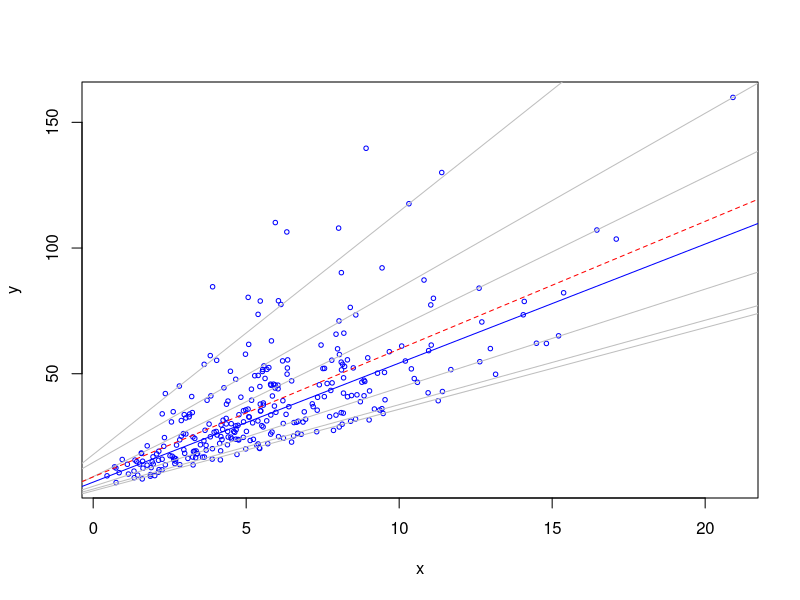

The R source for this figure: (Note: a time limit stopped this script after it produced the figure.)
## ---- chunk 1
library(knitr)
knitr::opts_chunk$set(echo = TRUE, prompt=FALSE, message=FALSE,comment=NA,warning=FALSE,collapse=TRUE , fig.align="center")
## ---- chunk 2
if(!require(ggplot2)){
    install.packages("ggplot2")
    library(ggplot2)
}
if(!require(quantreg)){
    install.packages("quantreg")
    library(quantreg)
}
## ---- chunk 3
# test with a seed
set.seed(123)
u = data.frame(u=rchisq(1:300, df=3))
x = data.frame(x=rchisq(1:300, df=6))
beta = 1
y = data.frame(y = (1+beta*x)*(u+3))
colnames(y) <- c('y')
df <- cbind(x,y)
## ---- chunk 4
plot(df, cex=.6, col="blue")
taus <- c(.05,.1,.25,.75,.90,.95)
for( i in 1:length(taus)){
  abline(rq(y~x,tau=taus[i],data=df),col="gray")}
abline(rq(y~x,tau=.5,data=df),col="blue")
abline(lm(y~x,data=df),lty=2,col="red")#the dreaded ols line
## ---- chunk 5
fit25 <- rq(y ~ x, tau = .25,data=df)
summary(fit25,se="ker")
## ---- chunk 6
maxit = 1000 # number of iteration
betas = seq.int(0, 5) # sequence of betas
nb = length(betas) # number of betas

# create df to store the results
resultdf <- setNames(data.frame(matrix(ncol = 4, nrow = nb)), c("beta", "bias", "var", "mse")) 
# initialize the df to store se for each beta's 1000 iteration results
se <- setNames(data.frame(matrix(ncol = nb, nrow = maxit)), betas)
bhat <- setNames(data.frame(matrix(ncol = nb, nrow = maxit)), betas)

for (i in 1:nb){
  beta = betas[i]
  for (j in 1:maxit){
    u = data.frame(u=rchisq(1:300, df=3))
    x = data.frame(x=rchisq(1:300, df=6))
    y = data.frame(y = (1+beta*x)*(u+3))
    colnames(y) <- c('y')
    df <- cbind(x,y)
    fit25 <- rq(y ~ x, tau = .25,data=df)
    se[j,i]  <- summary(fit25,se="ker")$coefficients[2,2]
    bhat[j,i]<- summary(fit25,se="ker")$coefficients[2,1]
  }
  resultdf$beta[i] = beta
  bias= sum(se[,i])/1000 - beta
  resultdf$bias[i] = bias
  var = var(se[,i])
  resultdf$var[i] =var
  resultdf$mse[i] = bias^2+var
}
## ---- chunk 7
# For different beta in data generating process
# Bias, Variance, MSE
head(resultdf)
# Computed standard error (ker)
head(se)
# Predicted \beta_{1,\tau}
head(bhat)
## ---- chunk 8
maxit = 1000 # number of iteration
taus <- seq.int(0.1, 1, 0.1) # sequence of taus
nb = length(taus) # number of taus
beta = 0 # data generating process

resultdf <- setNames(data.frame(matrix(ncol = 4, nrow = nb)), c("tau", "bias", "var", "mse"))
# initialize the df to store se for each tau's 1000 iteration results
bhat <- setNames(data.frame(matrix(ncol = nb, nrow = maxit)), taus)
se <- setNames(data.frame(matrix(ncol = nb, nrow = maxit)), taus)

for (i in 1:nb){
  mytau = taus[i]
  for (j in 1:maxit){
    u = data.frame(u=rchisq(1:300, df=3))
    x = data.frame(x=rchisq(1:300, df=6))
    y = data.frame(y = (1+beta*x)*(u+3)) # beta is set to be 0 in this case
    colnames(y) <- c('y')
    df <- cbind(x,y)
    fit <- rq(y ~ x, tau = mytau,data=df)
    se[j,i]  <- summary(fit,se="ker")$coefficients[2,2]
    bhat[j,i]<- summary(fit,se="ker")$coefficients[2,1]
  }
  resultdf$tau[i] = mytau
  bias= sum(se[,i])/1000 - beta
  resultdf$bias[i] = bias
  var = var(se[,i])
  resultdf$var[i] =var
  resultdf$mse[i] = bias^2+var
}
## ---- chunk 9
# For different taus
# Bias, Variance, MSE
head(resultdf)
# Computed standard error (ker)
head(se)
# Predicted \beta_{1,\tau}
head(bhat)
## ---- chunk 10
for (i in 1:nb){
  print(sum(abs((bhat[,i]-beta)/se[,i])>1.96)/maxit)
}
